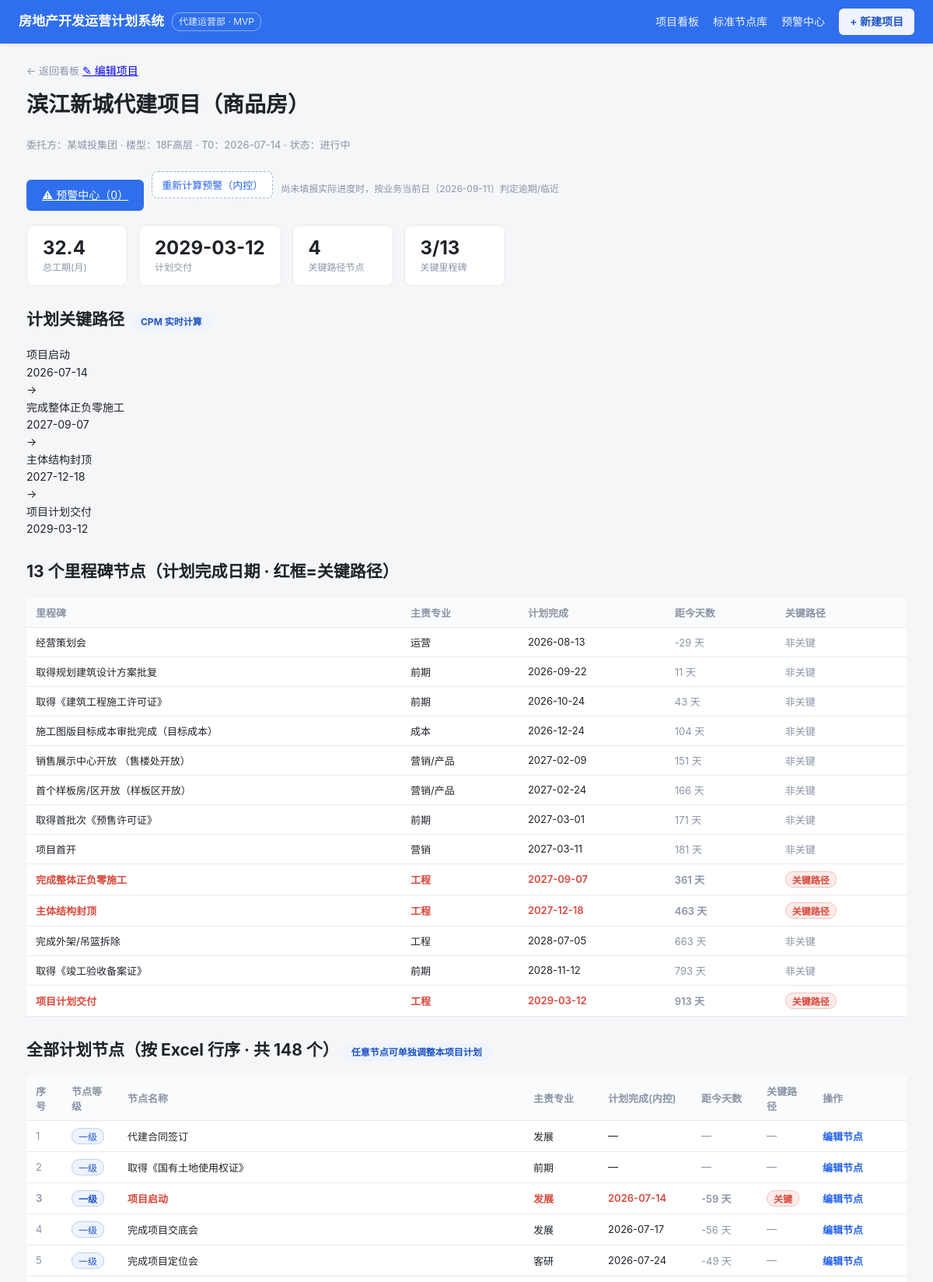
The app's page /project/1 (upper part) with its own data.
### tables this page shows
CREATE TABLE "project" ("id" INTEGER PRIMARY KEY, "name" TEXT, "client" TEXT, "building_type_id" INTEGER, "plan_start" TEXT, "plan_deliver" TEXT, "status" TEXT, "prereq_json" TEXT);

CREATE TABLE "building_type" ("id" INTEGER PRIMARY KEY, "code" TEXT, "name" TEXT);

CREATE TABLE "std_node" ("id" INTEGER PRIMARY KEY, "excel_row" INTEGER, "level" TEXT, "seq" INTEGER, "name" TEXT, "profession_id" INTEGER, "deliverable" TEXT, "support_doc" TEXT, "duration" INTEGER, "tmpl_finish_formula" TEXT, "depend_row" INTEGER, "offset_days" INTEGER, "base_is_t0" INTEGER, "has_condition" INTEGER, "version_no" INTEGER);

CREATE TABLE "profession" ("id" INTEGER PRIMARY KEY, "code" TEXT, "name" TEXT, "remark" TEXT);

CREATE TABLE "plan_node" ("id" INTEGER PRIMARY KEY, "project_id" INTEGER, "version_id" INTEGER, "std_node_id" INTEGER, "level" TEXT, "seq" INTEGER, "name" TEXT, "profession_id" INTEGER, "start_inner" TEXT, "finish_inner" TEXT, "finish_assess" TEXT, "finish_perform" TEXT, "actual_start" TEXT, "actual_finish" TEXT, "progress_pct" INTEGER, "status" TEXT);

### app/app.py (the view)
@app.route("/project/<int:pid>")
def project_detail(pid):
    con = db(); cur = con.cursor()
    cur.execute("SELECT id,name,client,building_type_id,plan_start,plan_deliver,status,prereq_json FROM project WHERE id=?", (pid,))
    p = cur.fetchone()
    if not p:
        cur.close(); con.close(); return "项目不存在", 404
    cur.execute("SELECT id,name FROM building_type")
    bt = {r["id"]: r["name"] for r in cur.fetchall()}
    cur.execute("SELECT id FROM plan_version WHERE project_id=? AND plan_type='内控' ORDER BY id LIMIT 1", (pid,))
    vr = cur.fetchone(); vid = vr["id"] if vr else None
    cur.execute(
        "SELECT pn.id,pn.level,pn.seq,pn.name,pn.std_node_id,pn.finish_inner,pn.status,pr.name AS prof, sn.excel_row "
        "FROM plan_node pn LEFT JOIN profession pr ON pn.profession_id=pr.id "
        "LEFT JOIN std_node sn ON pn.std_node_id=sn.id "
        "WHERE pn.project_id=? AND pn.version_id=? ORDER BY sn.excel_row", (pid, vid))
    rows = cur.fetchall()
    cur.execute("SELECT DISTINCT std_node_id FROM std_node_rule")
    rule_ids = {r["std_node_id"] for r in cur.fetchall()}
    cur.execute("SELECT DISTINCT std_node_id FROM project_node_rule WHERE project_id=?", (pid,))
    rule_over = {r["std_node_id"] for r in cur.fetchall()}
    cur.execute("SELECT DISTINCT std_node_id FROM project_node_fixed WHERE project_id=?", (pid,))
    fixed_over = {r["std_node_id"] for r in cur.fetchall()}
    override_ids = rule_over | fixed_over
    cur.execute("SELECT id,excel_row,level,seq,name FROM std_node ORDER BY level,seq,excel_row")
    all_nodes = [dict(r) for r in cur.fetchall()]
    cur.execute("SELECT COUNT(*) AS c FROM alert_record ar JOIN plan_node pn ON ar.plan_node_id=pn.id "
                "WHERE pn.project_id=?", (pid,))
    alert_count = cur.fetchone()["c"]
    cur.close(); con.close()
    rule_params = [pr for pr in load_prereqs() if pr["code"] in ("topfloor", "devloan", "delivery", "interior", "facade")]
    eng = engine_for(p["plan_start"], p["prereq_json"], p["id"])
    d = eng.to_dict(project=p["name"])
    crit_ids = {c["id"] for c in d["critical_path"]}
    for m in d["milestones"]:
        md = m["date"]
        m["days_from_today"] = ((md - TODAY).days if isinstance(md, datetime.date)
                                else (datetime.date.fromisoformat(md) - TODAY).days) if md else None
    for r in rows:
        r["critical"] = r["std_node_id"] in crit_ids
        fi = r["finish_inner"]
        r["days_from_today"] = ((fi - TODAY).days if isinstance(fi, datetime.date)
                                else (datetime.date.fromisoformat(fi) - TODAY).days) if fi else None
    return render_template("project_detail.html", p=p, building_type=bt.get(p["building_type_id"], "—"),
                           data=d, rows=rows, rule_ids=rule_ids, override_ids=override_ids,
                           rule_params=rule_params, all_nodes=all_nodes, alert_count=alert_count,
                           crit_miles=sum(1 for m in d["milestones"] if m["critical"]))

### app/app.py (called while the page is built)
def db():
    return get_conn()

def engine_for(t0, prereq_json=None, project_id=None):
    return RelativeDateEngine(t0, prereq_json, project_id)

def parse_prereq_opts(options_json):
    try:
        opts = json.loads(options_json)
    except Exception:
        return []
    if isinstance(opts, list):
        if len(opts) == 1 and str(opts[0]) == "数值":
            return None  # 自由数值输入
        return [str(x) for x in opts]
    return []

def load_prereqs():
    con = db(); cur = con.cursor()
    cur.execute("SELECT id,code,name,options_json FROM prereq_param ORDER BY id")
    prereqs = [dict(r) for r in cur.fetchall()]
    for pr in prereqs:
        pr["opts"] = parse_prereq_opts(pr["options_json"])
    cur.close(); con.close()
    return prereqs

### db/dbconn.py (called while the page is built, shortened)
def _dict_factory(cursor, row):
    return {col[0]: row[i] for i, col in enumerate(cursor.description)}

def get_conn():
    con = sqlite3.connect(SQLITE_PATH, check_same_thread=False)
    con.row_factory = _dict_factory
    con.execute("PRAGMA journal_mode=DELETE")
    con.execute("PRAGMA busy_timeout=5000")
    return con

### db/engine.py (called while the page is built)
    def _parse_prereq(self, prereq_json):
        if not prereq_json:
            return {}
        try:
            pj = json.loads(prereq_json) if isinstance(prereq_json, str) else prereq_json
        except Exception:
            return {}
        res = {}
        for k, v in pj.items():
            if isinstance(k, str) and k.startswith("p") and v not in (None, ""):
                try:
                    pid = int(k[1:])
                except Exception:
                    continue
                code = self.prereq_code.get(pid)
                if code:
                    res[code] = int(v) if code == "topfloor" else v
        return res

    def _cond_match(self, cond):
        pv = self.prereq.get(cond["param"])
        if pv is None:
            return False
        cv = cond["value"]; op = cond["op"]
        if op == "=":
            return str(pv) == str(cv)
        if op == "<>":
            return str(pv) != str(cv)
        try:
            pv = float(pv); cv = float(cv)
        except Exception:
            return False
        return {">=": pv >= cv, "<=": pv <= cv, ">": pv > cv, "<": pv < cv}[op]

### app/templates/project_detail.html (shortened to what this page needs)
<meta charset="UTF-8">{% extends "base.html" %}
{% block content %}
<a class="back" href="{{ url_for('dashboard') }}">← 返回看板</a>
<a class="btn-edit" href="{{ url_for('edit_project', pid=p.id) }}">✎ 编辑项目</a>
<h1 style="margin-top:10px">{{ p.name }}</h1>
<div class="page-sub">委托方：{{ p.client }} · 楼型：{{ building_type }} · T0：{{ p.plan_start }} · 状态：{{ p.status }}</div>
<div class="toolbar">
  <a class="btn" href="{{ url_for('project_alerts', pid=p.id) }}">⚠ 预警中心（{{ alert_count }}）</a>
  <form method="post" action="{{ url_for('project_compute_alerts', pid=p.id) }}" style="display:inline">
    <button class="btn-ghost" type="submit">重新计算预警（内控）</button>
  </form>
  <span class="muted" style="font-size:12px">尚未填报实际进度时，按业务当前日（{{ TODAY }}）判定逾期/临近</span>
</div>
<div class="kpis">
  <div class="kpi"><b>{{ data.total_months }}</b><span>总工期(月)</span></div>
  <div class="kpi"><b>{{ data.delivery_date }}</b><span>计划交付</span></div>
  <div class="kpi"><b>{{ data.critical_path|length }}</b><span>关键路径节点</span></div>
  <div class="kpi"><b>{{ crit_miles }}/13</b><span>关键里程碑</span></div>
</div>
<div class="section">
  <h2>计划关键路径 <span class="pill">CPM 实时计算</span></h2>
  <div class="path">
    {% for p2 in data.critical_path %}
      <div class="node {% if p2.level=='里程碑' %}mile{% elif p2.level=='一级' %}lv1{% else %}lv2{% endif %}">
        <div class="nm">{{ p2.name }}</div><div class="dt">{{ p2.date }}</div>
      </div>
      {% if not loop.last %}<div class="arrow">→</div>{% endif %}
    {% endfor %}
  </div>
</div>
<div class="section">
  <h2>13 个里程碑节点（计划完成日期 · 红框=关键路径）</h2>
  <table>
    <thead><tr><th>里程碑</th><th>主责专业</th><th>计划完成</th><th>距今天数</th><th>关键路径</th></tr></thead>
    <tbody>
    {% for m in data.milestones %}
      <tr class="{% if m.critical %}crit{% endif %}">
        <td>{{ m.name }}</td><td>{{ m.prof }}</td><td>{{ m.date or '—' }}</td>
        <td class="muted">{% if m.days_from_today is not none %}{{ m.days_from_today }} 天{% else %}—{% endif %}</td>
        <td>{% if m.critical %}<span class="lvtag lv-里程碑">关键路径</span>{% else %}<span class="muted">非关键</span>{% endif %}</td>
      </tr>
    {% endfor %}
    </tbody>
  </table>
</div>
<div class="section">
  <h2>全部计划节点（按 Excel 行序 · 共 {{ rows|length }} 个）<span class="pill">任意节点可单独调整本项目计划</span></h2>
  <table>
    <thead><tr>
      <th style="width:46px">序号</th>
      <th style="width:72px">节点等级</th>
      <th>节点名称</th>
      <th style="width:96px">主责专业</th>
      <th style="width:120px">计划完成(内控)</th>
      <th style="width:84px">距今天数</th>
      <th style="width:72px">关键路径</th>
      <th style="width:120px">操作</th>
    </tr></thead>
    <tbody>
    {% for r in rows %}
      <tr class="{% if r.critical %}crit{% endif %}" id="row-{{ r.std_node_id }}">
        <td class="muted">{{ r.seq or '—' }}</td>
        <td>{% if r.level %}<span class="lvtag lv-{{ r.level }}">{{ r.level }}</span>{% else %}—{% endif %}</td>
        <td>{{ r.name }}</td>
        <td>{{ r.prof or '—' }}</td>
        <td class="fin-cell">{{ r.finish_inner or '—' }}</td>
        <td class="muted">{% if r.days_from_today is not none %}{{ r.days_from_today }} 天{% else %}—{% endif %}</td>
        <td>{% if r.critical %}<span class="lvtag lv-里程碑">关键</span>{% else %}<span class="muted">—</span>{% endif %}</td>
        <td class="op-cell">
          <a class="edit-node" href="javascript:void(0)" onclick="openNodeEditor({{ p.id }},{{ r.std_node_id }})">编辑节点</a>
        </td>
      </tr>
    {% endfor %}
    </tbody>
  </table>
</div>
{% endblock %}

### app/static/style.css (style rules this page uses)
:root { --bg: #f5f6f8; --panel: #ffffff; --ink: #1f2329; --muted: #8a94a6; --line: #e6e9ef; --brand: #2f6fed; --brand-d: #1f54c4; --ok: #1f9d55; --warn: #e8820c; --crit: #d9483b; }
* { box-sizing: border-box; }
html, body { margin: 0; padding: 0; }
body { font-family: -apple-system, "Segoe UI", "PingFang SC", "Microsoft YaHei", sans-serif; background: var(--bg); color: var(--ink); font-size: 14px; line-height: 1.6; }
.kpis { display: flex; gap: 14px; margin-bottom: 20px; flex-wrap: wrap; }
.kpi { background: var(--panel); border: 1px solid var(--line); border-radius: 10px; padding: 14px 20px; min-width: 130px; }
.kpi b { display: block; font-size: 24px; font-weight: 700; line-height: 1.25; }
.kpi span { color: var(--muted); font-size: 12px; }
table { width: 100%; border-collapse: collapse; background: var(--panel); margin-top: 14px; }
th, td { text-align: left; padding: 9px 12px; border-bottom: 1px solid var(--line); font-size: 13px; }
th { background: #fafbfc; color: var(--muted); font-weight: 600; }
.crit { color: var(--crit); font-weight: 600; }
.btn { display: inline-block; margin-top: 16px; background: var(--brand); color: #fff; border: none; padding: 9px 20px; border-radius: 6px; cursor: pointer; font-size: 14px; }
.muted { color: var(--muted); }
.page-sub { color: var(--muted); font-size: 13px; margin: 6px 0 18px; }
.pill { display: inline-block; font-size: 12px; color: var(--brand-d); background: #eef3fe; padding: 2px 10px; border-radius: 10px; margin-left: 6px; }
.section { margin: 26px 0; }
.back { color: var(--muted); text-decoration: none; font-size: 13px; }
.toolbar { display: flex; align-items: center; gap: 10px; flex-wrap: wrap; margin: 8px 0 18px; }
.lvtag { display: inline-block; font-size: 12px; padding: 1px 8px; border-radius: 10px; border: 1px solid; }
.lv-里程碑 { color: var(--crit); border-color: #f3c2bc; background: #fdecea; }
.lv-一级 { color: var(--brand-d); border-color: #bcd0f7; background: #eef3fe; }
.btn-ghost { display: inline-block; background: #fff; border: 1px solid #c9d6ea; color: var(--brand-d); padding: 8px 16px; border-radius: 6px; cursor: pointer; font-size: 13px; text-decoration: none; }

### app/templates/project_detail.html (style rules this page uses)
.op-cell a.edit-node { color:#2563eb;text-decoration:none;font-weight:600 }
.btn-ghost { background:#fff;border:1px dashed #9bb4d0;color:#2563eb;border-radius:8px;padding:7px 12px;cursor:pointer;font-size:13px;margin-top:4px }

### records on screen
project: name "滨江新城代建项目（商品房）", client "某城投集团", plan_start "2026-07-14", status "进行中"
building_type: name "18F高层"
std_node: name "项目启动"
std_node: name "完成整体正负零施工", name "完成整体正负零施工"
std_node: name "主体结构封顶", name "主体结构封顶"
std_node: name "项目计划交付", name "项目计划交付"
std_node: name "经营策划会"
profession: prof "运营"
std_node: name "取得规划建筑设计方案批复"
profession: prof "前期" "前期" "前期" "前期"
std_node: name "取得《建筑工程施工许可证》"
std_node: name "施工图版目标成本审批完成（目标成本）"
profession: prof "成本"
std_node: name "销售展示中心开放 （售楼处开放）"
profession: prof "营销/产品" "营销/产品"
std_node: name "首个样板房/区开放（样板区开放）"
std_node: name "取得首批次《预售许可证》"
std_node: name "项目首开"
profession: prof "营销"
profession: prof "工程" "工程" "工程" "工程"
std_node: name "完成外架/吊篮拆除"
std_node: name "取得《竣工验收备案证》"
plan_node: seq "1", level "一级", name "代建合同签订", name "发展", finish_inner "—"
plan_node: seq "2", level "一级", name "取得《国有土地使用权证》", name "前期", finish_inner "—"
plan_node: seq "3", level "一级", name "项目启动", name "发展", finish_inner "2026-07-14", days_from_today "-59", shows "关键"
plan_node: seq "4", level "一级", name "完成项目交底会", name "发展", finish_inner "2026-07-17", days_from_today "-56"
plan_node: seq "5", level "一级", name "完成项目定位会", name "客研", finish_inner "2026-07-24", days_from_today "-49"

### other values on screen
{{ alert_count }} "0"
{{ TODAY }} "2026-09-11"
{{ data.total_months }} "32.4"
{{ data.delivery_date }} "2029-03-12"
{{ data.critical_path|length }} "4"
{{ crit_miles }} "3"
{{ p2.date }} "2026-07-14" "2027-09-07" "2027-12-18" "2029-03-12"
{{ m.date or '—' }} "2026-08-13" "2026-09-22" "2026-10-24" "2026-12-24" "2027-02-09" "2027-02-24" "2027-03-01" "2027-03-11" "2027-09-07" "2027-12-18" "2028-07-05" "2028-11-12" "2029-03-12"
{{ m.days_from_today }} "-29" "11" "43" "104" "151" "166" "171" "181" "361" "463" "663" "793" "913"
{{ rows|length }} "148"
